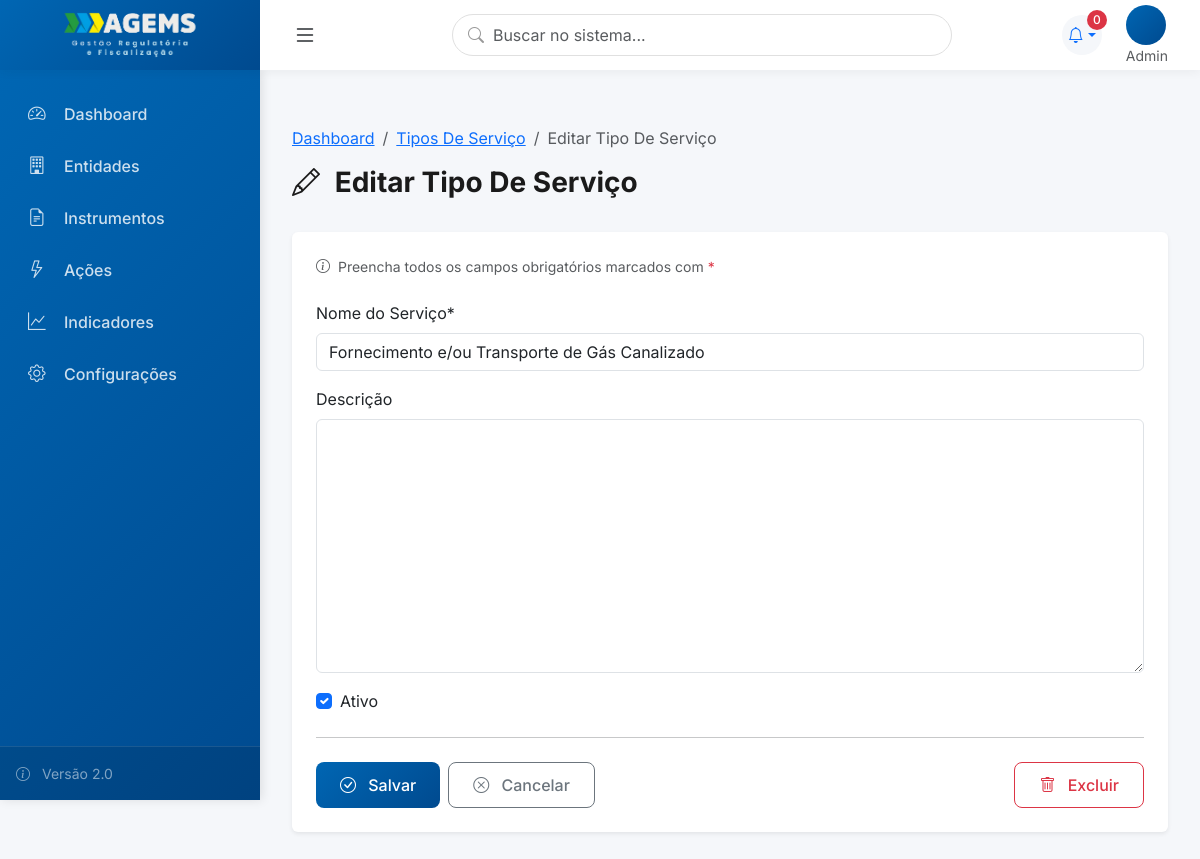
The app's page /tipos-servico/1/editar/ (signed in), older data.
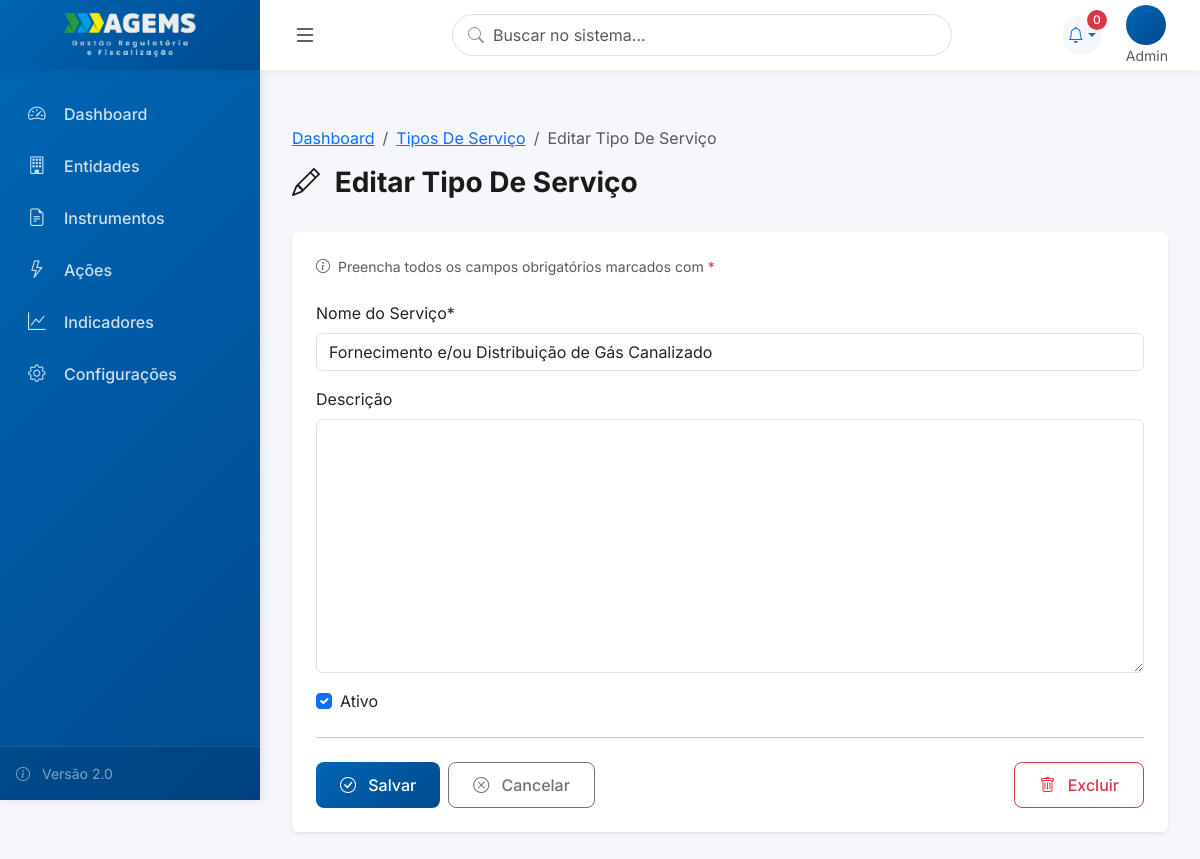
The same page, newer data.
### core/models.py (models this page shows, shortened)
class TipoServico(models.Model):
    nome = models.CharField('Nome do Serviço', max_length=100, unique=True)
    descricao = models.TextField('Descrição', blank=True)
    ativo = models.BooleanField('Ativo', default=True)
    class Meta:
        verbose_name = 'Tipo de Serviço'
        verbose_name_plural = 'Tipos de Serviço'
        ordering = ['nome']

### core/core_views.py (the view)
# urls.py: path('tipos-servico/<int:pk>/editar/', TipoServicoUpdateView.as_view(), name='tiposervico_edit'),
class TipoServicoUpdateView(ModernUpdateView):
    model = TipoServico
    fields = '__all__'
    success_url = reverse_lazy('tiposervico_list')

### core/views.py (called while the page is built)
    def get_context_data(self, **kwargs):
        context = super().get_context_data(**kwargs)
        context['form_title'] = f'Editar {self.model._meta.verbose_name.title()}'
        context['icon'] = getattr(self, 'icon', 'bi bi-pencil')
        context['module_name'] = self.model._meta.verbose_name_plural.title()
        list_url_attr = getattr(self, 'list_url', None)
        if list_url_attr:
            context['list_url'] = list_url_attr
        else:
            context['list_url'] = reverse_lazy(f'{self.model._meta.model_name}_list')
        delete_url_attr = getattr(self, 'delete_url', None)
        if delete_url_attr:
            context['delete_url'] = delete_url_attr
        else:
            context['delete_url'] = reverse_lazy(f'{self.model._meta.model_name}_delete', args=[self.object.pk])
        return context

### templates/components/form_view.html (shortened to what this page needs)
﻿{% extends 'base_modern.html' %}
{% load crispy_forms_tags %}
{% block content %}
<div class="page-header">
    <nav aria-label="breadcrumb">
        <ol class="breadcrumb">
            <li class="breadcrumb-item"><a href="/">Dashboard</a></li>
            <li class="breadcrumb-item"><a href="{{list_url}}">{{module_name}}</a></li>
            <li class="breadcrumb-item active">{{form_title}}</li>
        </ol>
    </nav>
    <h1 class="page-title">
        <i class="{{icon}} me-2"></i>
        {{form_title}}
    </h1>
</div>
<div class="row">
    <div class="col-12">
        <div class="card border-0 shadow-sm">
            <div class="card-body p-4">
                <form method="post" enctype="multipart/form-data" novalidate>
                    <div class="mb-4">
                        {% block sidebar_info %}
                        <p class="small text-muted mb-0">
                            <i class="bi bi-info-circle me-1"></i>
                            Preencha todos os campos obrigatórios marcados com <span class="text-danger">*</span>
                        </p>
                        {% endblock %}
                    </div>
                    {% block form_content %}
                    {{form|crispy}}
                    {% endblock %}
                    <hr class="my-4">
                    <div class="d-flex gap-2">
                        <button type="submit" class="btn btn-primary">
                            <i class="bi bi-check-circle me-2"></i>
                            Salvar
                        </button>
                        <button type="button" class="btn btn-outline-secondary" onclick="window.history.back()">
                            <i class="bi bi-x-circle me-2"></i>
                            Cancelar
                        </button>
                        {% if object %}
                        <button type="button" class="btn btn-outline-danger ms-auto" data-bs-toggle="modal"
                            data-bs-target="#deleteModal">
                            <i class="bi bi-trash me-2"></i>
                            Excluir
                        </button>
                        {% endif %}
                    </div>
                </form>
            </div>
        </div>
    </div>
</div>
{% endblock %}

Row changes from the older to the newer data that the page shows:
changed TipoServico: nome "Fornecimento e/ou Transporte de Gás Canalizado" → "Fornecimento e/ou Distribuição de Gás Canalizado"
